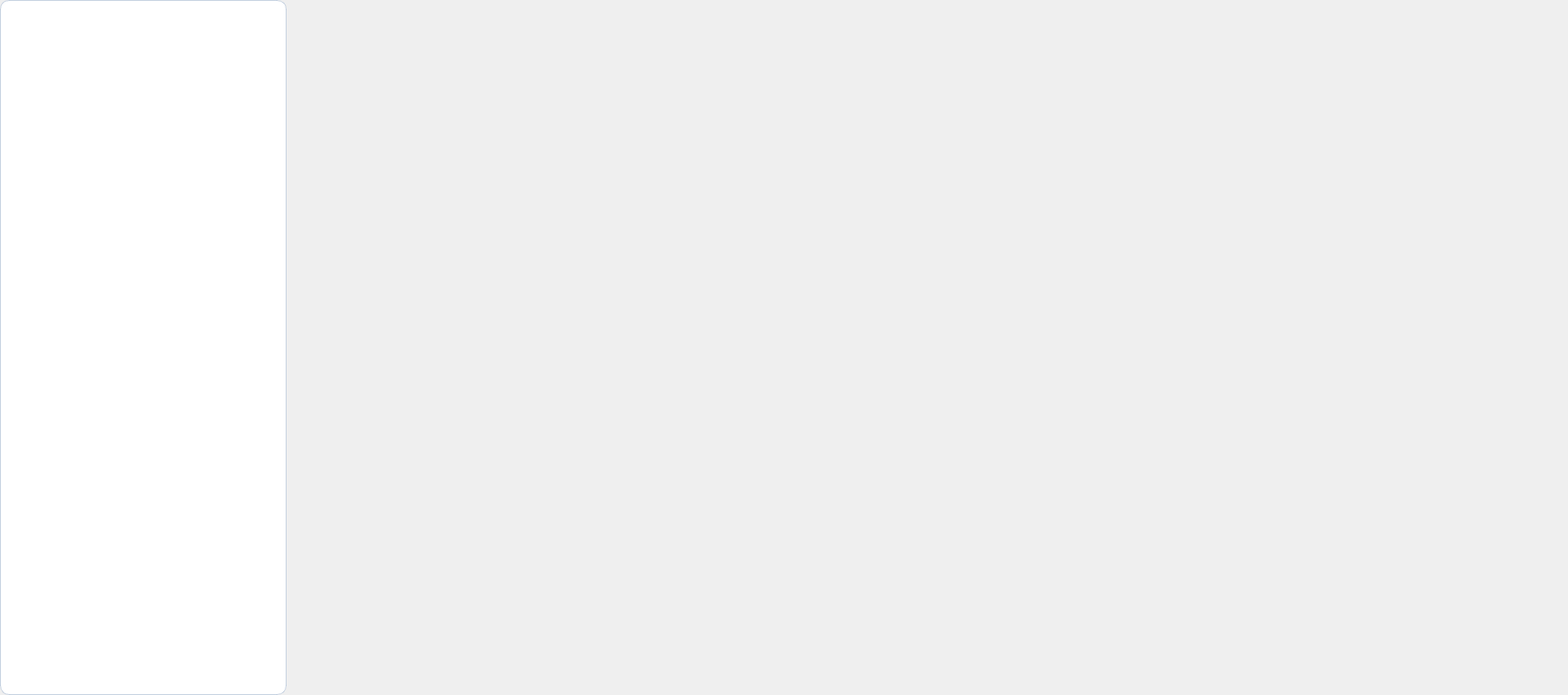
<?xml version="1.0" encoding="UTF-8"?>
<ui version="4.0">
 <class>ProjectManage</class>
 <widget class="QWidget" name="ProjectManage">
  <property name="geometry">
   <rect>
    <x>0</x>
    <y>0</y>
    <width>1696</width>
    <height>752</height>
   </rect>
  </property>
  <property name="windowTitle">
   <string>Form</string>
  </property>
  <widget class="QWidget" name="widget_project_right" native="true">
   <property name="geometry">
    <rect>
     <x>330</x>
     <y>0</y>
     <width>1366</width>
     <height>752</height>
    </rect>
   </property>
   <property name="styleSheet">
    <string notr="true"/>
   </property>
   <layout class="QVBoxLayout" name="verticalLayout"/>
  </widget>
  <widget class="QListWidget" name="listWidget">
   <property name="geometry">
    <rect>
     <x>0</x>
     <y>0</y>
     <width>310</width>
     <height>752</height>
    </rect>
   </property>
   <property name="styleSheet">
    <string notr="true">QListWidget {
    alternate-background-color: #f2f7fb;

    background: #FFFFFF;
    border-radius: 10px;
    border: 1px solid rgba(170, 189, 212, 0.6);

    font-family: PingFang SC;
    font-weight: 500;
    font-size: 22px;
    color: #333333;
}

QListWidget::item {
    height: 80px;
    margin-top: 5px;
    margin-bottom: 5px;
    margin-left: 15px;
    margin-right: 15px;
}

QListWidget::item:selected {
    background-color: transparent;
    color: black;
}</string>
   </property>
  </widget>
 </widget>
 <resources/>
 <connections/>
</ui>
